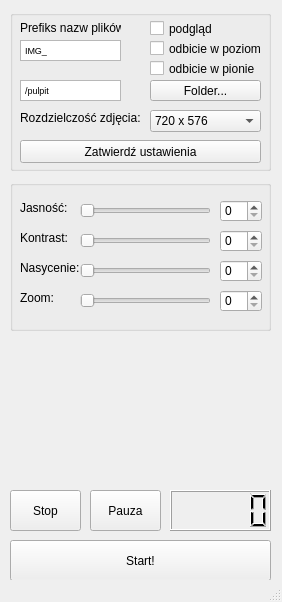
<?xml version="1.0" encoding="UTF-8"?>
<ui version="4.0">
 <class>MainWindow</class>
 <widget class="QMainWindow" name="MainWindow">
  <property name="geometry">
   <rect>
    <x>0</x>
    <y>0</y>
    <width>282</width>
    <height>602</height>
   </rect>
  </property>
  <property name="windowTitle">
   <string>MainWindow</string>
  </property>
  <widget class="QWidget" name="centralwidget">
   <widget class="QTextEdit" name="textEdit">
    <property name="geometry">
     <rect>
      <x>20</x>
      <y>40</y>
      <width>101</width>
      <height>21</height>
     </rect>
    </property>
    <property name="html">
     <string>&lt;!DOCTYPE HTML PUBLIC &quot;-//W3C//DTD HTML 4.0//EN&quot; &quot;http://www.w3.org/TR/REC-html40/strict.dtd&quot;&gt;
&lt;html&gt;&lt;head&gt;&lt;meta name=&quot;qrichtext&quot; content=&quot;1&quot; /&gt;&lt;style type=&quot;text/css&quot;&gt;
p, li { white-space: pre-wrap; }
&lt;/style&gt;&lt;/head&gt;&lt;body style=&quot; font-family:'MS Shell Dlg 2'; font-size:8.25pt; font-weight:400; font-style:normal;&quot;&gt;
&lt;p style=&quot; margin-top:0px; margin-bottom:0px; margin-left:0px; margin-right:0px; -qt-block-indent:0; text-indent:0px;&quot;&gt;&lt;span style=&quot; font-size:7pt;&quot;&gt;IMG_&lt;/span&gt;&lt;/p&gt;&lt;/body&gt;&lt;/html&gt;</string>
    </property>
   </widget>
   <widget class="QLabel" name="label">
    <property name="geometry">
     <rect>
      <x>20</x>
      <y>20</y>
      <width>101</width>
      <height>16</height>
     </rect>
    </property>
    <property name="text">
     <string>Prefiks nazw plików:</string>
    </property>
   </widget>
   <widget class="QCheckBox" name="checkBox">
    <property name="geometry">
     <rect>
      <x>150</x>
      <y>20</y>
      <width>70</width>
      <height>17</height>
     </rect>
    </property>
    <property name="text">
     <string>podgląd</string>
    </property>
   </widget>
   <widget class="QPushButton" name="pushButton">
    <property name="geometry">
     <rect>
      <x>10</x>
      <y>540</y>
      <width>261</width>
      <height>41</height>
     </rect>
    </property>
    <property name="text">
     <string>Start!</string>
    </property>
   </widget>
   <widget class="QPushButton" name="pushButton_2">
    <property name="geometry">
     <rect>
      <x>10</x>
      <y>490</y>
      <width>71</width>
      <height>41</height>
     </rect>
    </property>
    <property name="text">
     <string>Stop</string>
    </property>
   </widget>
   <widget class="QCheckBox" name="checkBox_2">
    <property name="geometry">
     <rect>
      <x>150</x>
      <y>40</y>
      <width>111</width>
      <height>17</height>
     </rect>
    </property>
    <property name="text">
     <string>odbicie w poziomie</string>
    </property>
   </widget>
   <widget class="QCheckBox" name="checkBox_3">
    <property name="geometry">
     <rect>
      <x>150</x>
      <y>60</y>
      <width>111</width>
      <height>17</height>
     </rect>
    </property>
    <property name="text">
     <string>odbicie w pionie</string>
    </property>
   </widget>
   <widget class="QGroupBox" name="groupBox">
    <property name="geometry">
     <rect>
      <x>10</x>
      <y>10</y>
      <width>261</width>
      <height>161</height>
     </rect>
    </property>
    <property name="title">
     <string/>
    </property>
    <widget class="QPushButton" name="pushButton_3">
     <property name="geometry">
      <rect>
       <x>140</x>
       <y>70</y>
       <width>111</width>
       <height>21</height>
      </rect>
     </property>
     <property name="text">
      <string>Folder...</string>
     </property>
    </widget>
    <widget class="QComboBox" name="comboBox">
     <property name="geometry">
      <rect>
       <x>140</x>
       <y>100</y>
       <width>111</width>
       <height>22</height>
      </rect>
     </property>
     <item>
      <property name="text">
       <string>720 x 576</string>
      </property>
     </item>
     <item>
      <property name="text">
       <string>1280 x 720</string>
      </property>
     </item>
     <item>
      <property name="text">
       <string>1920 x 1080</string>
      </property>
     </item>
    </widget>
    <widget class="QLabel" name="label_2">
     <property name="geometry">
      <rect>
       <x>10</x>
       <y>100</y>
       <width>121</width>
       <height>16</height>
      </rect>
     </property>
     <property name="text">
      <string>Rozdzielczość zdjęcia:</string>
     </property>
    </widget>
    <widget class="QPushButton" name="pushButton_5">
     <property name="geometry">
      <rect>
       <x>10</x>
       <y>130</y>
       <width>241</width>
       <height>23</height>
      </rect>
     </property>
     <property name="text">
      <string>Zatwierdź ustawienia</string>
     </property>
    </widget>
   </widget>
   <widget class="QTextEdit" name="textEdit_2">
    <property name="geometry">
     <rect>
      <x>20</x>
      <y>80</y>
      <width>101</width>
      <height>21</height>
     </rect>
    </property>
    <property name="html">
     <string>&lt;!DOCTYPE HTML PUBLIC &quot;-//W3C//DTD HTML 4.0//EN&quot; &quot;http://www.w3.org/TR/REC-html40/strict.dtd&quot;&gt;
&lt;html&gt;&lt;head&gt;&lt;meta name=&quot;qrichtext&quot; content=&quot;1&quot; /&gt;&lt;style type=&quot;text/css&quot;&gt;
p, li { white-space: pre-wrap; }
&lt;/style&gt;&lt;/head&gt;&lt;body style=&quot; font-family:'MS Shell Dlg 2'; font-size:8.25pt; font-weight:400; font-style:normal;&quot;&gt;
&lt;p style=&quot; margin-top:0px; margin-bottom:0px; margin-left:0px; margin-right:0px; -qt-block-indent:0; text-indent:0px;&quot;&gt;&lt;span style=&quot; font-size:7pt;&quot;&gt;/pulpit&lt;/span&gt;&lt;/p&gt;&lt;/body&gt;&lt;/html&gt;</string>
    </property>
   </widget>
   <widget class="QLCDNumber" name="lcdNumber">
    <property name="geometry">
     <rect>
      <x>170</x>
      <y>490</y>
      <width>101</width>
      <height>41</height>
     </rect>
    </property>
   </widget>
   <widget class="QPushButton" name="pushButton_4">
    <property name="geometry">
     <rect>
      <x>90</x>
      <y>490</y>
      <width>71</width>
      <height>41</height>
     </rect>
    </property>
    <property name="text">
     <string>Pauza</string>
    </property>
   </widget>
   <widget class="QSlider" name="horizontalSlider">
    <property name="geometry">
     <rect>
      <x>80</x>
      <y>260</y>
      <width>131</width>
      <height>22</height>
     </rect>
    </property>
    <property name="orientation">
     <enum>Qt::Horizontal</enum>
    </property>
   </widget>
   <widget class="QLabel" name="label_3">
    <property name="geometry">
     <rect>
      <x>20</x>
      <y>260</y>
      <width>61</width>
      <height>16</height>
     </rect>
    </property>
    <property name="text">
     <string>Nasycenie:</string>
    </property>
   </widget>
   <widget class="QSpinBox" name="spinBox">
    <property name="geometry">
     <rect>
      <x>220</x>
      <y>260</y>
      <width>42</width>
      <height>22</height>
     </rect>
    </property>
   </widget>
   <widget class="QLabel" name="label_4">
    <property name="geometry">
     <rect>
      <x>20</x>
      <y>290</y>
      <width>61</width>
      <height>16</height>
     </rect>
    </property>
    <property name="text">
     <string>Zoom:</string>
    </property>
   </widget>
   <widget class="QSlider" name="horizontalSlider_2">
    <property name="geometry">
     <rect>
      <x>80</x>
      <y>290</y>
      <width>131</width>
      <height>22</height>
     </rect>
    </property>
    <property name="orientation">
     <enum>Qt::Horizontal</enum>
    </property>
   </widget>
   <widget class="QSpinBox" name="spinBox_2">
    <property name="geometry">
     <rect>
      <x>220</x>
      <y>290</y>
      <width>42</width>
      <height>22</height>
     </rect>
    </property>
   </widget>
   <widget class="QSpinBox" name="spinBox_3">
    <property name="geometry">
     <rect>
      <x>220</x>
      <y>200</y>
      <width>42</width>
      <height>22</height>
     </rect>
    </property>
   </widget>
   <widget class="QLabel" name="label_5">
    <property name="geometry">
     <rect>
      <x>20</x>
      <y>200</y>
      <width>61</width>
      <height>16</height>
     </rect>
    </property>
    <property name="text">
     <string>Jasność:</string>
    </property>
   </widget>
   <widget class="QSlider" name="horizontalSlider_3">
    <property name="geometry">
     <rect>
      <x>80</x>
      <y>200</y>
      <width>131</width>
      <height>22</height>
     </rect>
    </property>
    <property name="orientation">
     <enum>Qt::Horizontal</enum>
    </property>
   </widget>
   <widget class="QLabel" name="label_6">
    <property name="geometry">
     <rect>
      <x>20</x>
      <y>230</y>
      <width>61</width>
      <height>16</height>
     </rect>
    </property>
    <property name="text">
     <string>Kontrast:</string>
    </property>
   </widget>
   <widget class="QSpinBox" name="spinBox_4">
    <property name="geometry">
     <rect>
      <x>220</x>
      <y>230</y>
      <width>42</width>
      <height>22</height>
     </rect>
    </property>
   </widget>
   <widget class="QSlider" name="horizontalSlider_4">
    <property name="geometry">
     <rect>
      <x>80</x>
      <y>230</y>
      <width>131</width>
      <height>22</height>
     </rect>
    </property>
    <property name="orientation">
     <enum>Qt::Horizontal</enum>
    </property>
   </widget>
   <widget class="QGroupBox" name="groupBox_2">
    <property name="geometry">
     <rect>
      <x>10</x>
      <y>180</y>
      <width>261</width>
      <height>151</height>
     </rect>
    </property>
    <property name="title">
     <string/>
    </property>
   </widget>
   <zorder>groupBox_2</zorder>
   <zorder>groupBox</zorder>
   <zorder>textEdit</zorder>
   <zorder>label</zorder>
   <zorder>checkBox</zorder>
   <zorder>pushButton</zorder>
   <zorder>pushButton_2</zorder>
   <zorder>checkBox_2</zorder>
   <zorder>checkBox_3</zorder>
   <zorder>textEdit_2</zorder>
   <zorder>lcdNumber</zorder>
   <zorder>pushButton_4</zorder>
   <zorder>horizontalSlider</zorder>
   <zorder>label_3</zorder>
   <zorder>spinBox</zorder>
   <zorder>label_4</zorder>
   <zorder>horizontalSlider_2</zorder>
   <zorder>spinBox_2</zorder>
   <zorder>spinBox_3</zorder>
   <zorder>label_5</zorder>
   <zorder>horizontalSlider_3</zorder>
   <zorder>label_6</zorder>
   <zorder>spinBox_4</zorder>
   <zorder>horizontalSlider_4</zorder>
  </widget>
  <widget class="QStatusBar" name="statusbar"/>
 </widget>
 <resources/>
 <connections/>
</ui>
